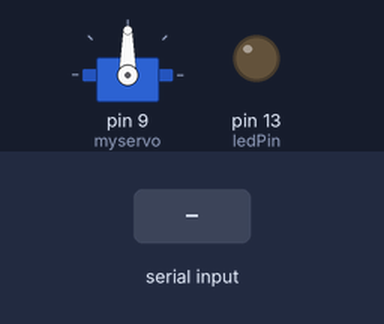
Bench run of a sketch on a simulated Arduino Uno, built with avr-gcc and run on an emulated ATmega328P. Parts: servo, output pins drawn as LEDs (lit = HIGH). Dashed ring = blinking. The inputs (shaded band) are chosen by the test bench. What the sketch prints to the serial monitor is not drawn.

Above: at 1.2 s.
1.3 s: "b90\n" received over Serial
At 3.8 s:
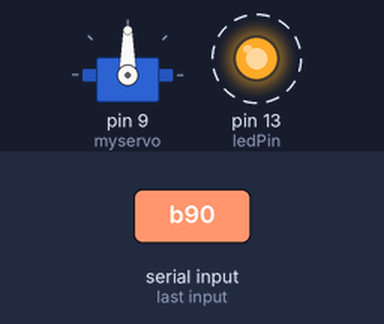
4.3 s: "e90\n" received over Serial
At 7.2 s:
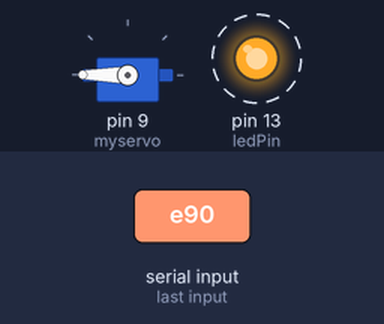
7.3 s: "e:45\n" received over Serial
At 9.8 s:
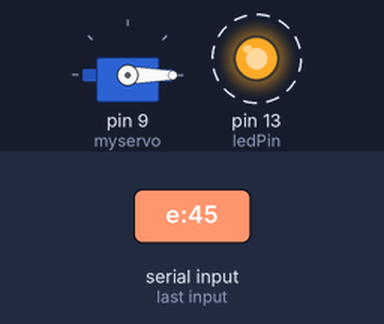
10.3 s: "e\n" received over Serial
At 12.6 s:
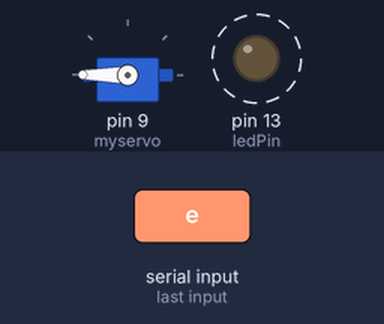
Timing chart, 0 to 14.3 s (numbered marks = the images above; inputs shaded):
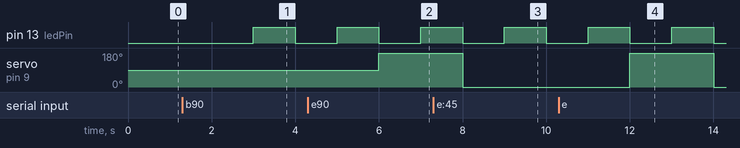

Measured:
- after the input at 1.3 s, pin 13 (ledPin): LOW → HIGH after 1.7 s, → LOW 1.0 s later
- after the input at 4.3 s, servo on pin 9 (myservo): 90° → 180° after 1.7 s
- after the input at 7.3 s, servo on pin 9 (myservo): goes on until 8.0 s, then stays 0°
- after the input at 10.3 s, servo on pin 9 (myservo): 0° → 180° after 1.7 s, → 0° 2.0 s later

The sketch:

setupRealTIme.ino
```cpp
#include <Servo.h>

const int ledPin = 13;
Servo myservo;
int pos = 0;

int minuteWater = 61;
int hourWater = 25;
int minuteFood = 61;
int hourFood = 25;
unsigned long volume = 100;
unsigned long mass = 100;
unsigned long startWateringTime = 0;
bool isWatering1 = false;
bool isWatering = false;
bool isFood1 = false;
bool isFood = false;
int immediateWatering = 0;
int immediateFood = 0;
int hour = 0, minute = 0, second = 0;

void setup() {
  Serial.begin(115200);
  pinMode(ledPin, OUTPUT);
  myservo.attach(9);
}

void loop() {
  // DateTime now = RTC.now();
  // Serial.print(now.hour(), DEC);
  // Serial.print(":");
  // Serial.print(now.minute(), DEC);
  // Serial.print(":");
  // Serial.print(now.second(), DEC);
  // Serial.println();

  // for(pos = 0; pos < 180; pos += 1){
  //       myservo.write(pos);
  //       delay(15);
  //   }

  //   for(pos = 180; pos>=1; pos-=1) {
  //       myservo.write(pos);
  //       delay(15);
  //   }

  receiveData();
  checkWater(minute, hour, second);
  checkFood(minute, hour, second);
  waterNow();
  foodNow();
}

void receiveData() {
  if (Serial.available()) {
    String c = Serial.readStringUntil('\n');
    if (c[0] == 'b') {
      formatTime(c);
    } else if (c[0] == 'a') {
      formatVolume(c);
    } else if (c[0] == 'c') {
      formatImmediateWatering(c);
    } else if (c[0] == 'd') {
      formatImmediateFood(c);
    } else if (c[0] == 'e') {
      formatTime(c);
    } else if (c[0] == 'f') {
      formatVolume(c);
    } else {
      formatTimeAlert(c);
    }
  }
  delay(1000);
}

void waterNow() {
  if (immediateWatering == 1 && !isWatering) {
    Serial.print("on");
    digitalWrite(ledPin, HIGH);
    startWateringTime = millis();
    isWatering = true;
  }
  if (isWatering && millis() - startWateringTime >= volume * 10) {
    Serial.print("off");
    digitalWrite(ledPin, LOW);
    isWatering = false;
    immediateWatering = 0;
  }
}

void foodNow() {
  if (immediateFood == 1 && !isFood) {
    Serial.print("on");
    pos = 180;
    myservo.write(pos);
    startWateringTime = millis();
    isFood = true;
  }
  if (isFood && millis() - startWateringTime >= 1000) {
    Serial.print("off");
    pos = 0;
    myservo.write(pos);
    isFood = false;
    immediateFood = 0;
  }
}

void checkWater(int nowMinute, int nowHour, int nowSecond) {
  if (minuteWater == nowMinute && hourWater == nowHour && !isWatering1 && (nowSecond < (volume / 100))) {
    Serial.print("on");
    digitalWrite(ledPin, HIGH);
    startWateringTime = millis();
    isWatering1 = true;
  }
  if (isWatering1 && millis() - startWateringTime >= volume * 10) {
    Serial.print("off");
    digitalWrite(ledPin, LOW);
    isWatering1 = false;
    immediateWatering = 0;
  }
}

void checkFood(int nowMinute, int nowHour, int nowSecond) {
  if (minuteFood == nowMinute && hourFood == nowHour && !isFood1 && (nowSecond < (volume / 100))) {
    Serial.print("on");
    pos = 180;
    myservo.write(pos);
    startWateringTime = millis();
    isFood1 = true;
  }
  if (isFood1 && millis() - startWateringTime >= volume * 10) {
    Serial.print("off");
    pos = 0;
    myservo.write(pos);
    isFood1 = false;
  }
}

void formatTimeAlert(const String &timeString) {
  int colonIndex1 = timeString.indexOf(':');
  int colonIndex2 = timeString.lastIndexOf(':');

  hour = timeString.substring(0, colonIndex1).toInt();
  minute = timeString.substring(colonIndex1 + 1, colonIndex2).toInt();
  second = timeString.substring(colonIndex2 + 1).toInt();
  Serial.print("Time: ");
  Serial.print(hour);
  Serial.print(":");
  Serial.print(minute);
  Serial.print(":");
  Serial.println(second);
}

void formatTime(String timeOnString) {
  int colonIndex1 = timeOnString.indexOf(':');
  if (timeOnString[0] == 'b') {
    hourWater = timeOnString.substring(2, colonIndex1).toInt();
    minuteWater = timeOnString.substring(colonIndex1 + 1).toInt();
    Serial.println("TimeWater:");
    Serial.println(hourWater);
    Serial.println(minuteWater);
  } else if (timeOnString[0] == 'e') {
    hourFood = timeOnString.substring(2, colonIndex1).toInt();
    minuteFood = timeOnString.substring(colonIndex1 + 1).toInt();
    Serial.println("TimeFood:");
    Serial.println(hourFood);
    Serial.println(minuteFood);
  }
}


void formatVolume(String value) {
  if (value[0] == 'a') {
    Serial.println("Volume");
    volume = value.substring(2).toInt();
    Serial.println(volume);
  } else if (value[0] == 'f') {
    Serial.println("Mass");
    mass = value.substring(2).toInt();
    Serial.println(mass);
  }
}


void formatImmediateWatering(String value) {
  immediateWatering = value.substring(2).toInt();
  Serial.println(immediateWatering);
}
void formatImmediateFood(String value) {
  immediateFood = value.substring(2).toInt();
  Serial.println(immediateFood);
}
```
